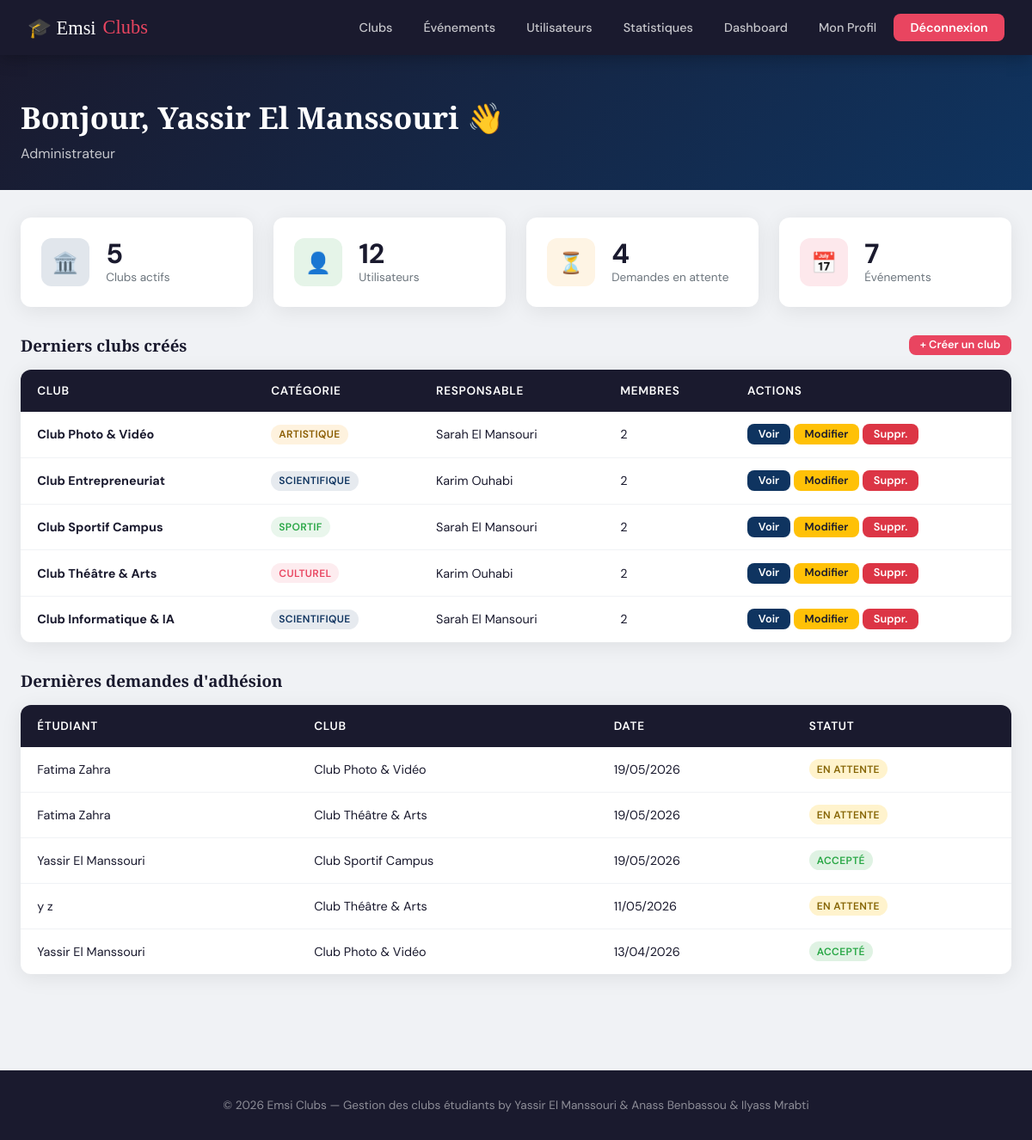
The page /dashboard/ (signed in) on the database its author committed.
### clubs/models.py (models this page shows, shortened)
class Profil(models.Model):
    ROLE_CHOICES = [
        ('admin', 'Administrateur'),
        ('responsable', 'Responsable de Club'),
        ('etudiant', 'Étudiant'),
    ]
    user = models.OneToOneField(User, on_delete=models.CASCADE, related_name='profil')
    role = models.CharField(max_length=20, choices=ROLE_CHOICES, default='etudiant')
    telephone = models.CharField(max_length=20, blank=True)
    photo = models.ImageField(upload_to='profils/', blank=True, null=True)
    bio = models.TextField(blank=True)
    date_creation = models.DateTimeField(auto_now_add=True)

class Club(models.Model):
    CATEGORIE_CHOICES = [
        ('culturel', 'Culturel'),
        ('scientifique', 'Scientifique'),
        ('sportif', 'Sportif'),
        ('artistique', 'Artistique'),
        ('autre', 'Autre'),
    ]
    nom = models.CharField(max_length=200)
    description = models.TextField()
    categorie = models.CharField(max_length=30, choices=CATEGORIE_CHOICES, default='autre')
    logo = models.ImageField(upload_to='clubs/logos/', blank=True, null=True)
    responsable = models.ForeignKey(User, on_delete=models.SET_NULL, null=True, related_name='clubs_geres')
    date_creation = models.DateTimeField(auto_now_add=True)
    actif = models.BooleanField(default=True)
    def nombre_membres(self):
        return self.membres.filter(statut='accepte').count()

class Adhesion(models.Model):
    STATUT_CHOICES = [
        ('en_attente', 'En attente'),
        ('accepte', 'Accepté'),
        ('refuse', 'Refusé'),
    ]
    etudiant = models.ForeignKey(User, on_delete=models.CASCADE, related_name='adhesions')
    club = models.ForeignKey(Club, on_delete=models.CASCADE, related_name='membres')
    statut = models.CharField(max_length=20, choices=STATUT_CHOICES, default='en_attente')
    date_demande = models.DateTimeField(auto_now_add=True)
    date_traitement = models.DateTimeField(null=True, blank=True)
    class Meta:
        unique_together = ('etudiant', 'club')

### clubs/views.py (the view, shortened to what this page needs)
# urls.py: path('dashboard/', views.dashboard, name='dashboard'),
@login_required
def dashboard(request):
    role = get_role(request.user)
    ctx = {'role': role}
    if role == 'admin':
        ctx['nb_clubs'] = Club.objects.count()
        ctx['nb_users'] = Profil.objects.count()
        ctx['nb_adhesions'] = Adhesion.objects.filter(statut='en_attente').count()
        ctx['nb_evenements'] = Evenement.objects.count()
        ctx['derniers_clubs'] = Club.objects.order_by('-date_creation')[:5]
        ctx['dernieres_adhesions'] = Adhesion.objects.order_by('-date_demande')[:5]
    return render(request, 'clubs/dashboard.html', ctx)

### clubs/views.py (called while the page is built)
def get_role(user):
    try:
        return user.profil.role
    except:
        return 'etudiant'

### templates/clubs/dashboard.html (shortened to what this page needs)
{% extends 'clubs/base.html' %}
{% block content %}
<div class="page-header">
  <div class="container">
    <h1>Bonjour, {{ user.get_full_name|default:user.username }} 👋</h1>
    <p>{{ user.profil.get_role_display }}</p>
  </div>
</div>
<div class="container" style="padding-bottom:3rem;">
{% if role == 'admin' %}
  <div class="grid-4 mb-4">
    <div class="stat-card"><div class="stat-icon blue">🏛️</div><div><div class="stat-value">{{ nb_clubs }}</div><div class="stat-label">Clubs actifs</div></div></div>
    <div class="stat-card"><div class="stat-icon green">👤</div><div><div class="stat-value">{{ nb_users }}</div><div class="stat-label">Utilisateurs</div></div></div>
    <div class="stat-card"><div class="stat-icon gold">⏳</div><div><div class="stat-value">{{ nb_adhesions }}</div><div class="stat-label">Demandes en attente</div></div></div>
    <div class="stat-card"><div class="stat-icon red">📅</div><div><div class="stat-value">{{ nb_evenements }}</div><div class="stat-label">Événements</div></div></div>
  </div>
  <div class="flex-between mb-2">
    <h3 style="font-family:'Playfair Display',serif;">Derniers clubs créés</h3>
    <a href="{% url 'creer_club' %}" class="btn btn-primary btn-sm">+ Créer un club</a>
  </div>
  <div class="table-wrap mb-4">
    <table>
      <thead><tr><th>Club</th><th>Catégorie</th><th>Responsable</th><th>Membres</th><th>Actions</th></tr></thead>
      <tbody>
        {% for club in derniers_clubs %}
        <tr>
          <td><strong>{{ club.nom }}</strong></td>
          <td><span class="badge cat-{{ club.categorie }}">{{ club.get_categorie_display }}</span></td>
          <td>{{ club.responsable.get_full_name|default:"—" }}</td>
          <td>{{ club.nombre_membres }}</td>
          <td>
            <a href="{% url 'detail_club' club.pk %}" class="btn btn-secondary btn-sm">Voir</a>
            <a href="{% url 'modifier_club' club.pk %}" class="btn btn-warning btn-sm">Modifier</a>
            <a href="{% url 'supprimer_club' club.pk %}" class="btn btn-danger btn-sm" onclick="return confirm('Supprimer ?')">Suppr.</a>
          </td>
        </tr>
        {% endfor %}
      </tbody>
    </table>
  </div>
  <div class="flex-between mb-2">
    <h3 style="font-family:'Playfair Display',serif;">Dernières demandes d'adhésion</h3>
  </div>
  <div class="table-wrap">
    <table>
      <thead><tr><th>Étudiant</th><th>Club</th><th>Date</th><th>Statut</th></tr></thead>
      <tbody>
        {% for adh in dernieres_adhesions %}
        <tr>
          <td>{{ adh.etudiant.get_full_name }}</td>
          <td>{{ adh.club.nom }}</td>
          <td>{{ adh.date_demande|date:"d/m/Y" }}</td>
          <td><span class="badge {% if adh.statut == 'accepte' %}badge-success{% elif adh.statut == 'refuse' %}badge-danger{% else %}badge-warning{% endif %}">{{ adh.get_statut_display }}</span></td>
        </tr>
        {% endfor %}
      </tbody>
    </table>
  </div>
{% endif %}
</div>
{% endblock %}

### static/css/style.css (style rules this page uses)
:root { --primary: #1a1a2e; --accent: #e94560; --accent2: #0f3460; --gold: #f5a623; --light: #f0f2f5; --white: #ffffff; --gray: #6c757d; --success: #28a745; --warning: #ffc107; --danger: #dc3545; --card-shadow: 0 4px 24px rgba(0,0,0,0.08); --radius: 12px; }
* { box-sizing: border-box; margin: 0; padding: 0; }
body { font-family: 'DM Sans', sans-serif; background: var(--light); color: var(--primary); min-height: 100vh; }
.container { max-width: 1200px; margin: 0 auto; padding: 0 1.5rem; }
.page-header { background: linear-gradient(135deg, var(--primary) 0%, var(--accent2) 100%); color: var(--white); padding: 3rem 0 2rem; margin-bottom: 2rem; }
.page-header h1 { font-family: 'Playfair Display', serif; font-size: 2.2rem; }
.page-header p { opacity: 0.75; margin-top: 0.5rem; }
.grid-4 { display: grid; grid-template-columns: repeat(auto-fill, minmax(240px, 1fr)); gap: 1.5rem; }
.btn { display: inline-flex; align-items: center; gap: 0.4rem; padding: 0.55rem 1.4rem; border-radius: 8px; font-family: 'DM Sans', sans-serif; font-size: 0.9rem; font-weight: 600; cursor: pointer; border: none; text-decoration: none; transition: all 0.2s; line-height: 1; }
.btn-primary { background: var(--accent); color: var(--white); }
.btn-secondary { background: var(--accent2); color: var(--white); }
.btn-warning { background: var(--warning); color: var(--primary); }
.btn-danger { background: var(--danger); color: var(--white); }
.btn-sm { padding: 0.35rem 0.8rem; font-size: 0.8rem; }
.stat-card { background: var(--white); border-radius: var(--radius); padding: 1.5rem; box-shadow: var(--card-shadow); display: flex; align-items: center; gap: 1.2rem; }
.stat-icon { width: 56px; height: 56px; border-radius: 12px; display: flex; align-items: center; justify-content: center; font-size: 1.5rem; flex-shrink: 0; }
.stat-icon.red { background: rgba(233,69,96,0.12); color: var(--accent); }
.stat-icon.blue { background: rgba(15,52,96,0.12); color: var(--accent2); }
.stat-icon.gold { background: rgba(245,166,35,0.12); color: var(--gold); }
.stat-icon.green { background: rgba(40,167,69,0.12); color: var(--success); }
.stat-value { font-size: 2rem; font-weight: 700; color: var(--primary); line-height: 1; }
.stat-label { font-size: 0.85rem; color: var(--gray); margin-top: 0.2rem; }
.badge { display: inline-block; padding: 0.3em 0.75em; border-radius: 50px; font-size: 0.75rem; font-weight: 600; text-transform: uppercase; letter-spacing: 0.03em; }
.badge-success { background: rgba(40,167,69,0.15); color: var(--success); }
.badge-warning { background: rgba(255,193,7,0.2); color: #856404; }
.table-wrap { background: var(--white); border-radius: var(--radius); box-shadow: var(--card-shadow); overflow: hidden; }
table { width: 100%; border-collapse: collapse; }
thead { background: var(--primary); color: var(--white); }
th { padding: 1rem 1.2rem; text-align: left; font-size: 0.85rem; font-weight: 600; text-transform: uppercase; letter-spacing: 0.05em; }
td { padding: 0.9rem 1.2rem; border-bottom: 1px solid #f0f2f5; font-size: 0.9rem; }
tr:last-child td { border-bottom: none; }
.cat-culturel { background: rgba(233,69,96,0.1); color: var(--accent); }
.cat-scientifique { background: rgba(15,52,96,0.1); color: var(--accent2); }
.cat-sportif { background: rgba(40,167,69,0.1); color: var(--success); }
.cat-artistique { background: rgba(245,166,35,0.15); color: #8a5c00; }
.mb-2 { margin-bottom: 1rem; }
.mb-4 { margin-bottom: 2rem; }
.flex-between { display: flex; align-items: center; justify-content: space-between; }

### rows shown on the page
Club: nom "Club Photo & Vidéo", categorie "ARTISTIQUE", responsable.get_full_name "Sarah El Mansouri", nombre_membres "2"
Club: nom "Club Entrepreneuriat", categorie "SCIENTIFIQUE", responsable.get_full_name "Karim Ouhabi", nombre_membres "2"
Club: nom "Club Sportif Campus", categorie "SPORTIF", responsable.get_full_name "Sarah El Mansouri", nombre_membres "2"
Club: nom "Club Théâtre & Arts", categorie "CULTUREL", responsable.get_full_name "Karim Ouhabi", nombre_membres "2"
Club: nom "Club Informatique & IA", categorie "SCIENTIFIQUE", responsable.get_full_name "Sarah El Mansouri", nombre_membres "2"
Adhesion: etudiant.get_full_name "Fatima Zahra", club.nom "Club Photo & Vidéo", date_demande "19/05/2026", statut "EN ATTENTE"
Adhesion: etudiant.get_full_name "Fatima Zahra", club.nom "Club Théâtre & Arts", date_demande "19/05/2026", statut "EN ATTENTE"
Adhesion: etudiant.get_full_name "Yassir El Manssouri", club.nom "Club Sportif Campus", date_demande "19/05/2026", statut "ACCEPTÉ"
Adhesion: etudiant.get_full_name "y z", club.nom "Club Théâtre & Arts", date_demande "11/05/2026", statut "EN ATTENTE"
Adhesion: etudiant.get_full_name "Yassir El Manssouri", club.nom "Club Photo & Vidéo", date_demande "13/04/2026", statut "ACCEPTÉ"

### other values the page prints
{{ user.get_full_name|default:user.username }} "Yassir El Manssouri"
{{ user.profil.get_role_display }} "Administrateur"
{{ nb_clubs }} "5"
{{ nb_users }} "12"
{{ nb_adhesions }} "4"
{{ nb_evenements }} "7"
